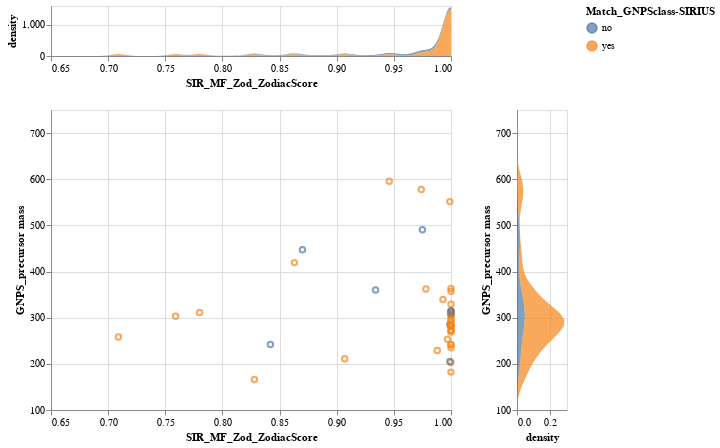

Notebook source saved alongside this figure:
### Markdown cell above
### View classification results

### Code cell
# Superclass level
#dist_plot(check_matching_annotations.superclass_match_all_total,'Match_GNPSsuperclass-SIRIUS',zodiac_score_thresh)
dist_plot(check_matching_annotations.class_match_all_total,'Match_GNPSclass-SIRIUS',zodiac_score_thresh)
#dist_plot(check_matching_annotations.subclass_match_all_total,'Match_GNPSsubclass-SIRIUS',zodiac_score_thresh)
